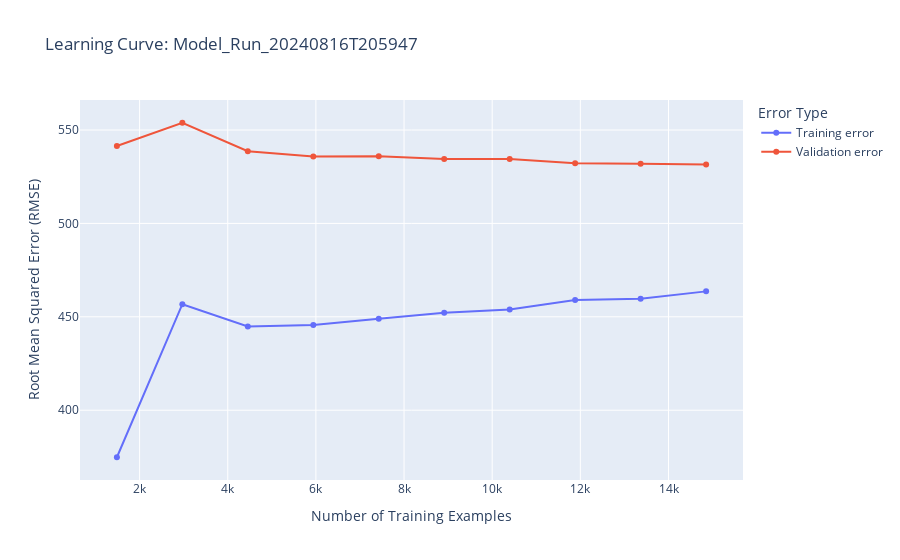

The notebook cell saved with this chart:
### Code cell
train_sizes, train_scores, valid_scores = learning_curve(
    model, X_train.drop(columns=['trip_time']), y_train, train_sizes=np.linspace(0.1, 1, 10), cv=5, scoring='neg_root_mean_squared_error')


fig = go.Figure()
fig.add_trace(go.Scatter(x=train_sizes, y=-np.mean(train_scores, axis=1), name='Training error'))
fig.add_trace(go.Scatter(x=train_sizes, y=-np.mean(valid_scores, axis=1), name='Validation error'))
fig.update_layout(
    title='Learning Curve: ' + label,
    xaxis_title='Number of Training Examples',
    yaxis_title='Root Mean Squared Error (RMSE)',
    legend_title='Error Type'
)
fig.show()

# Specify the directory and file name
output_directory = 'Careem_RFR_Figures/'  # Replace with your directory path
if not os.path.exists(output_directory):
    os.makedirs(output_directory)  # Create the directory if it doesn't exist
output_file = os.path.join(output_directory, f'learning_curve_v2.1_{label}.png')

# Save the figure
fig.write_image(output_file)

### Figure 1 — Plotly figure (JSON) as saved in the notebook; plotly's stock layout.template omitted (floating-point values rounded to 4 significant figures)
{"data": [{"name": "Training error", "type": "scatter", "x": [1485, 2970, 4455, 5941, 7426, 8911, 10397, 11882, 13367, 14853], "y": [374.8, 456.7, 444.9, 445.6, 449.0, 452.2, 453.9, 459.0, 459.7, 463.6]}, {"name": "Validation error", "type": "scatter", "x": [1485, 2970, 4455, 5941, 7426, 8911, 10397, 11882, 13367, 14853], "y": [541.4, 553.9, 538.6, 535.9, 536.0, 534.4, 534.5, 532.3, 531.9, 531.5]}], "layout": {"legend": {"title": {"text": "Error Type"}}, "title": {"text": "Learning Curve: Model_Run_20240816T205947"}, "xaxis": {"title": {"text": "Number of Training Examples"}}, "yaxis": {"title": {"text": "Root Mean Squared Error (RMSE)"}}}}
